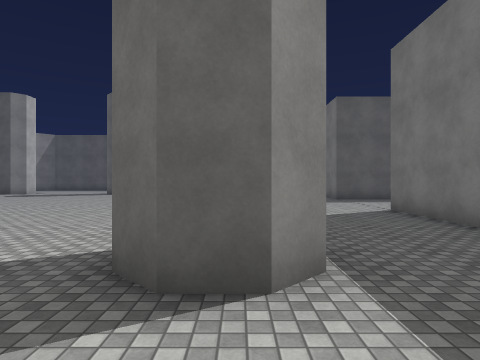
view 1 (above)

19 first-person views from a walk through a 3-D level made in the Unity game engine. The camera is 1.5 m above the floor, looks level and sees 75° across. The floor is counted in squares, 2 m on a side. Each view is taken from the middle of a square. On the plan, view 1 faces up. The plan holds only what a view shows up to about 10 squares ahead; the rest is blank. The place goes on beyond the plan. Some animated figures are left out. Surface patterns are stand-ins for the level's own textures.

view 2
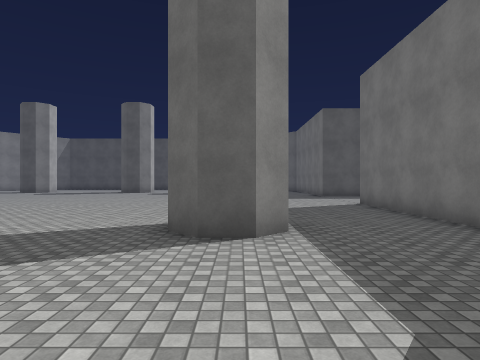

view 3
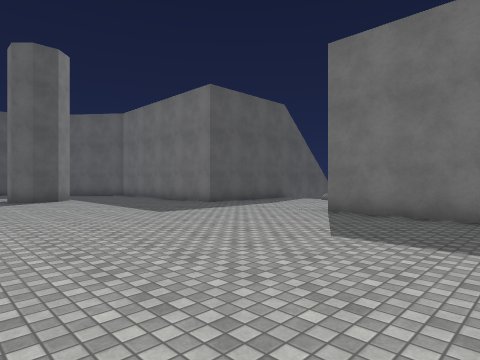

view 4
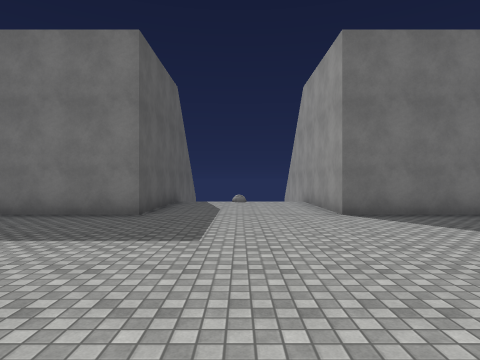

view 5
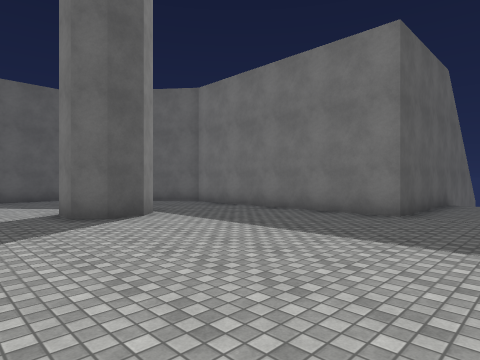

view 6
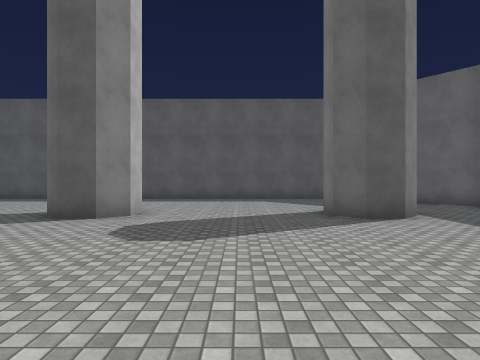

view 7
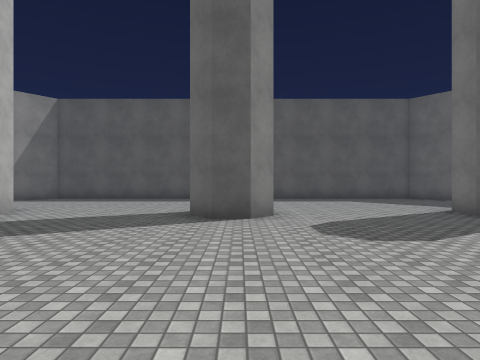

view 8
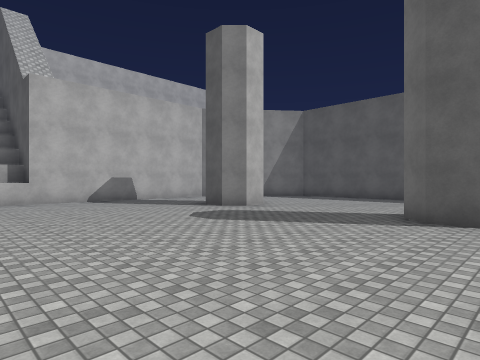

view 9
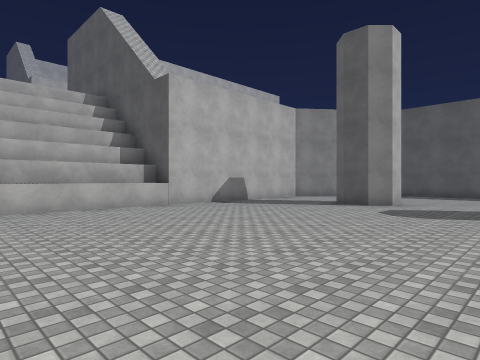

view 10
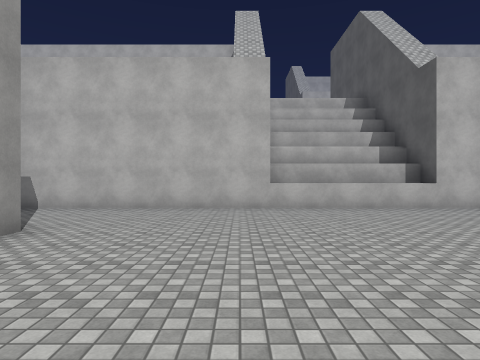

view 11
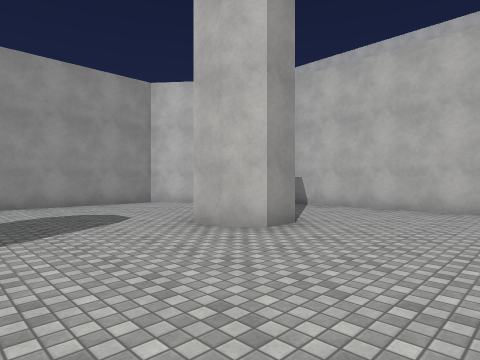

view 12
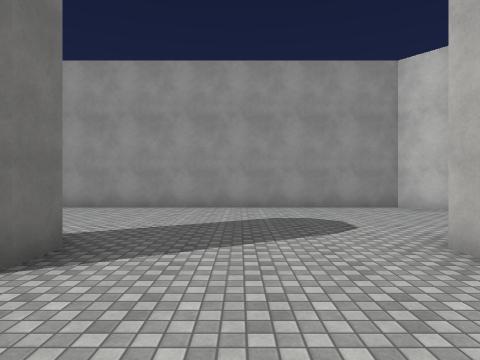

view 13
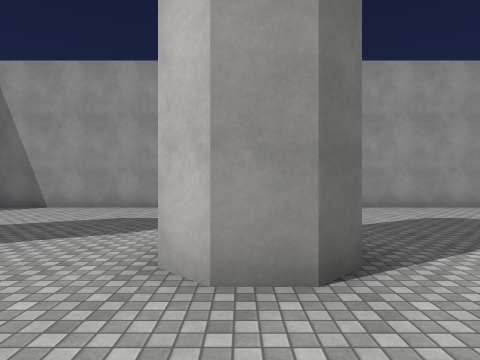

view 14
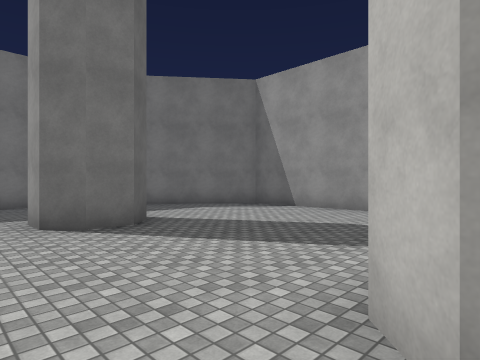

view 15
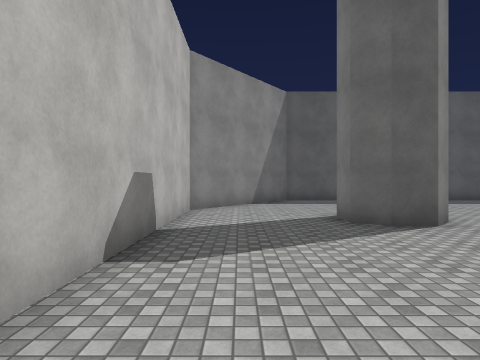

view 16
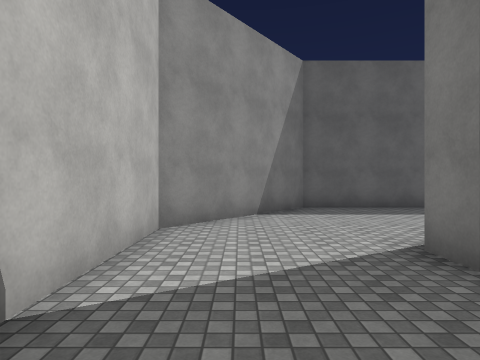

view 17
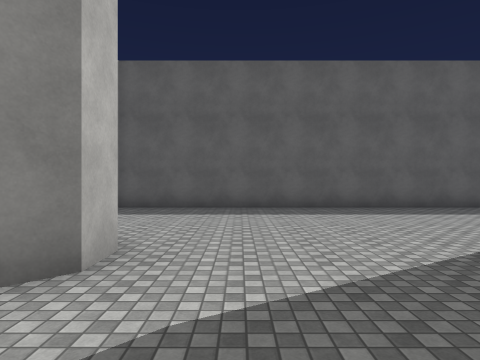

view 18
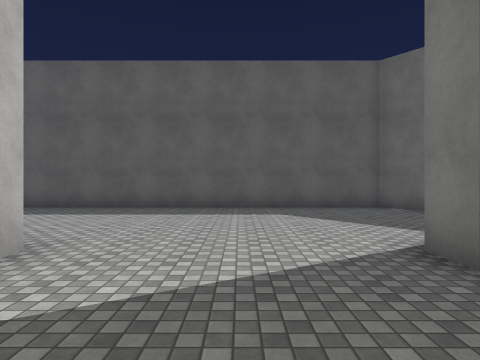

view 19
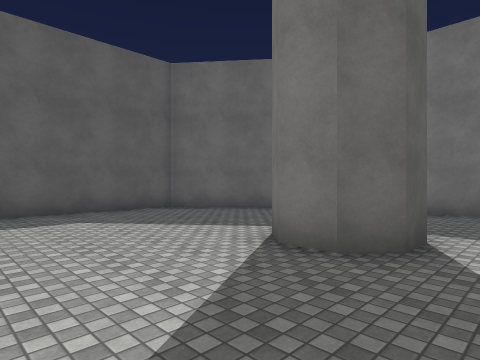

### Floor plan
Points are (right, up) in squares from view 1. A wall is a line through its corners. A room is listed if a view was taken in it or the views show most of it. See-through windows are left out.
Room 1 (views 1, 2, 3, 4, 5, 6, 7, 8, 9, 10, 11, 12, 13, 14, 15, 16, 17, 18, 19)
walls: (-5.3, 17.4) (-5.3, 16.6) (-5.8, 16.1) (-6.5, 16.1) (-7.1, 16.6); (-7.1, 2.5) (-7.1, 3.3) (-6.6, 3.8) (-5.8, 3.8) (-5.3, 3.3); (-12.6, 3.8) (-11.8, 3.8) (-11.3, 3.3) (-11.3, 2.5); (-11.3, 17.4) (-11.3, 16.6) (-11.8, 16.1) (-12.5, 16.1) (-13, 16.6) (-13, 17.4); (0.8, 16.6) (0.2, 16.1) (-0.5, 16.1) (-1, 16.6) (-1, 17.3) (-0.5, 17.9); (0.8, 2.6) (0.2, 2.1) (-0.5, 2.1) (-1, 2.6) (-1, 3.3) (-0.5, 3.8) (0.2, 3.8); (-16.2, 12.2) (-17, 12.2) (-17, 7.9); (3.8, 2.9) (3.8, 7.8) (7, 7.8); (3.8, 18.8) (0.8, 22.5) (-13.3, 22.5) (-16.3, 18.8) (-16.3, 1.1); (1.4, -1.8) (2.9, 0.2); (-14.1, -1.6) (-13.3, -2.5) (0.6, -2.5); (9, 12.2) (3.8, 12.2) (3.8, 17.4)

Where each view was taken, in squares from view 1:
view 1: 0 up, 0 right, facing up
view 2: 2 down, 0 right, facing up
view 3: 4 up, 3 left, facing up-right
view 4: 10 up, 3 left, facing right
view 5: 10 up, 3 left, facing up-right
view 6: 10 up, 3 left, facing up
view 7: 10 up, 6 left, facing up
view 8: 10 up, 5 left, facing up-left
view 9: 7 up, 8 left, facing up-left
view 10: 7 up, 8 left, facing left
view 11: 7 up, 8 left, facing down-left
view 12: 6 up, 9 left, facing down
view 13: 6 up, 6 left, facing down
view 14: 5 up, 6 left, facing down-right
view 15: 11 up, 15 left, facing up
view 16: 14 up, 15 left, facing up
view 17: 14 up, 10 left, facing up
view 18: 14 up, 3 left, facing up
view 19: 15 up, 4 left, facing up-right
